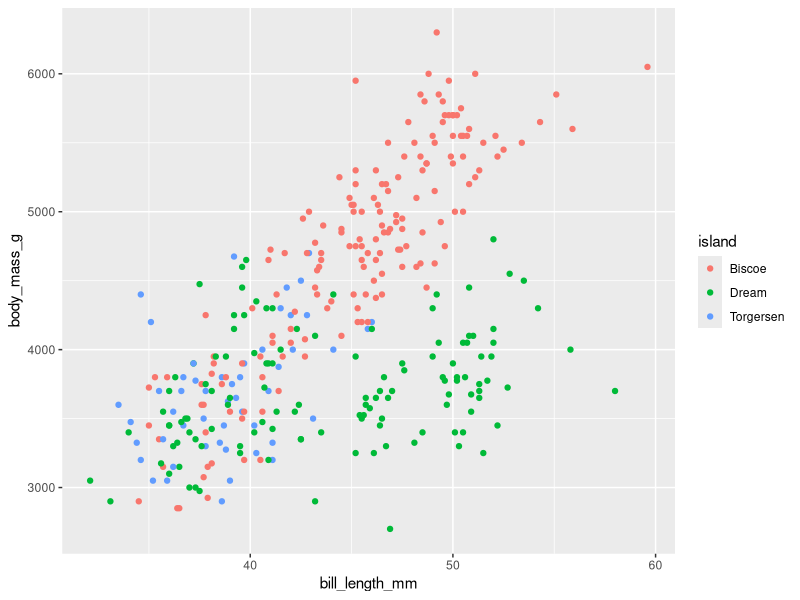
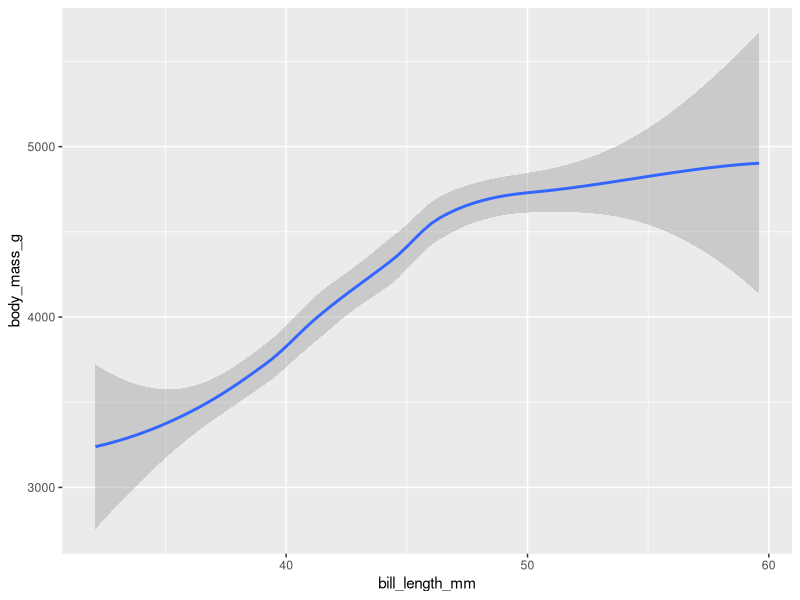
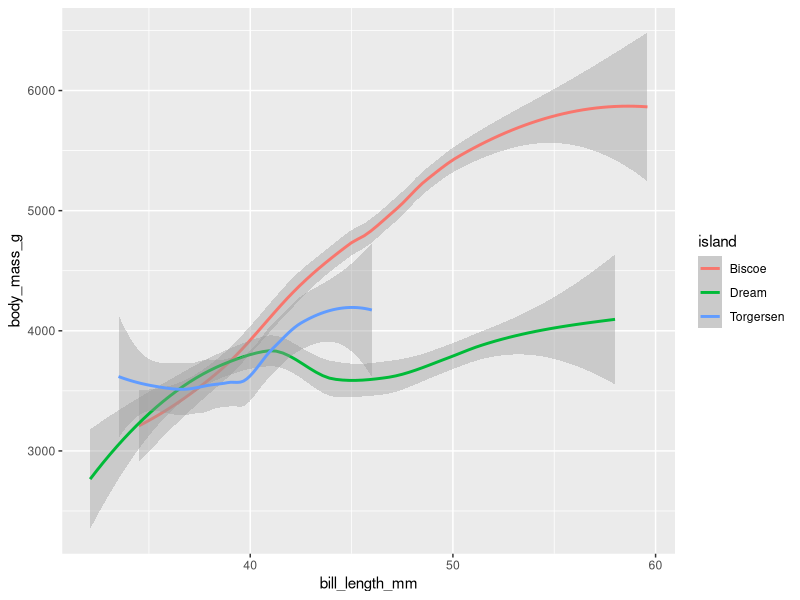
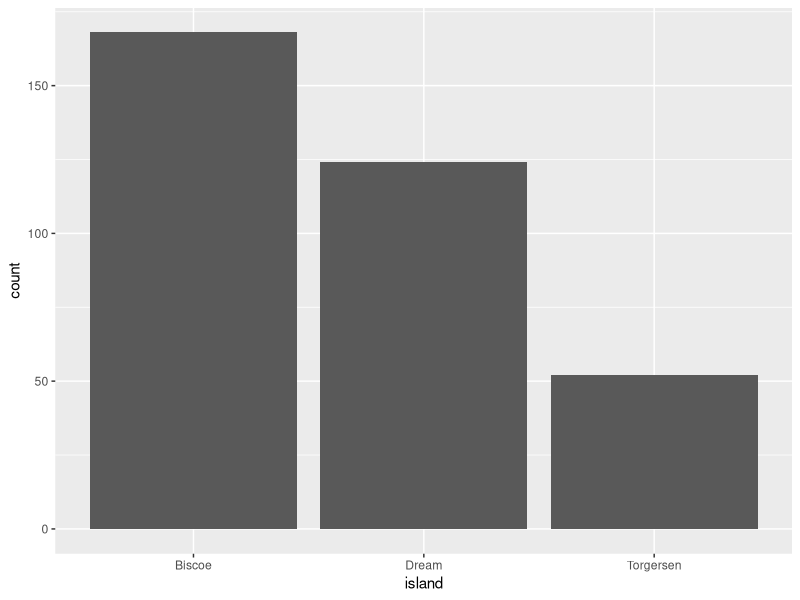
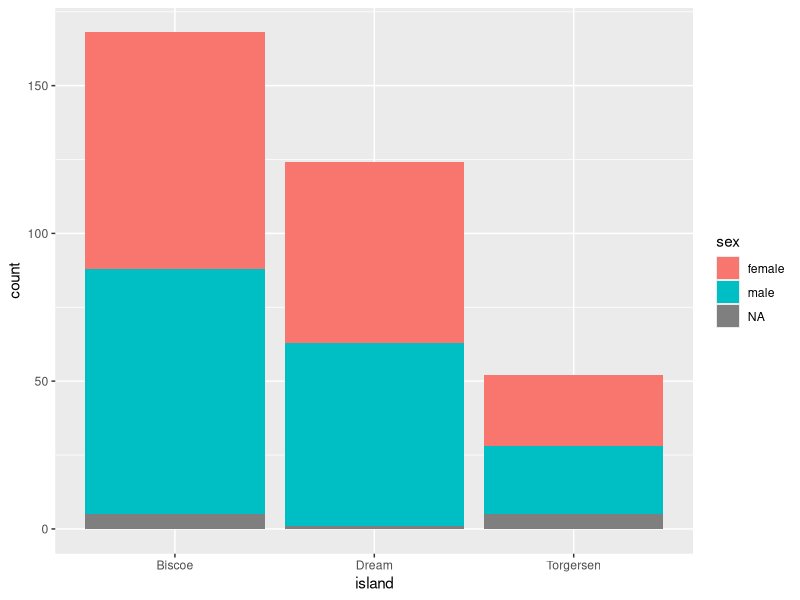
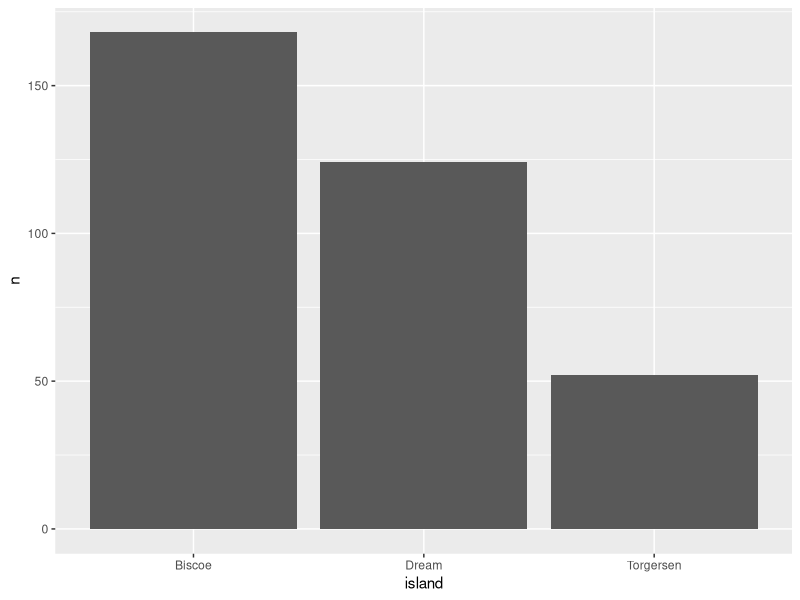
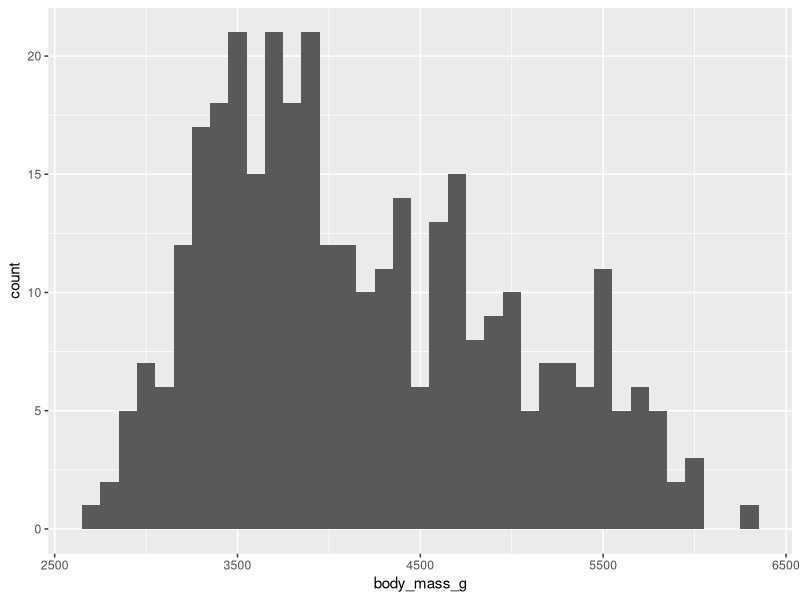
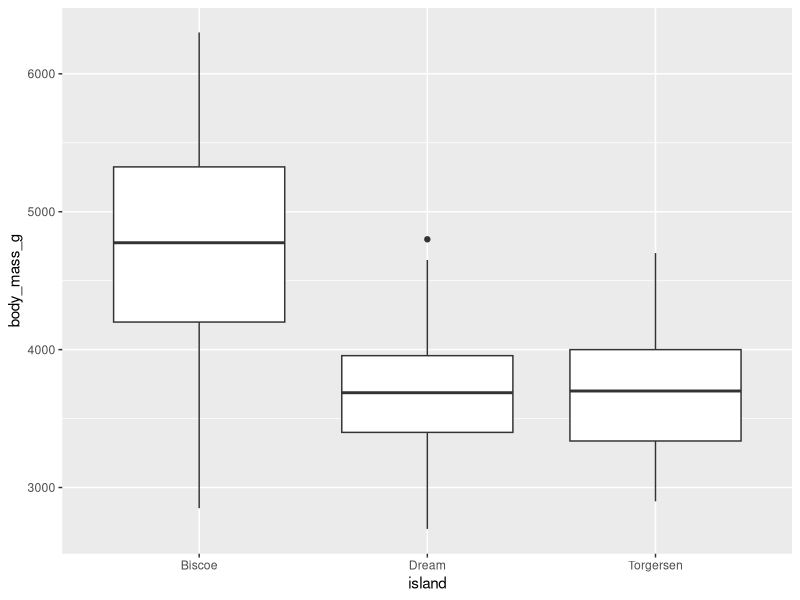

Reproduce these figures in R, in order.
## ---- chunk 1
knitr::opts_chunk$set(echo = TRUE)
library(palmerpenguins)
library(tidyverse)
library(knitr)
## ---- chunk 2
library(ggplot2)
library(palmerpenguins)
## ---- chunk 3
ggplot(data = penguins, 
       mapping = aes(x = bill_length_mm, y = body_mass_g, color = island)) +
  geom_point()
## ---- chunk 4
ggplot(data = penguins, 
       mapping = aes(x = bill_length_mm, y = body_mass_g)) +
  geom_smooth()
## ---- chunk 5
ggplot(data = penguins, 
       mapping = aes(x = bill_length_mm, y = body_mass_g, color = island)) +
  geom_smooth()
## ---- chunk 6
ggplot(data = penguins, mapping = aes(x = island)) +
  geom_bar()
## ---- chunk 7
ggplot(data = penguins, mapping = aes(x = island, fill = sex)) +
  geom_bar()
## ---- chunk 8
penguins_sum <- penguins %>%
  count(island)

penguins_sum
## ---- chunk 9
ggplot(data = penguins_sum, mapping = aes(x = island, y = n)) +
  geom_col()
## ---- chunk 10
ggplot(data = penguins, mapping = aes(x = body_mass_g)) +
  geom_histogram(binwidth = 100)
## ---- chunk 11
ggplot(data = penguins, mapping  = aes(x = island, y = body_mass_g)) +
  geom_boxplot()
## ---- chunk 12
ggplot(data = penguins, mapping = aes(x = bill_length_mm, y = bill_depth_mm, color = sex)) +
  geom_point(alpha = 0.7)
## ---- chunk 13
ggplot(data = penguins, mapping = aes(x = bill_length_mm, y = bill_depth_mm, color = sex)) +
  geom_point(alpha = 0.7) +
  facet_wrap(~species)
